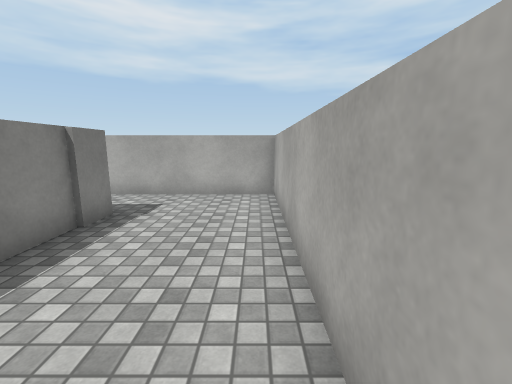
View 1 (above)

22 first-person views from a walk through a scene from a Unity 3-D project. The camera is 1.5 m above the floor, tilts 10° down and sees 90° across. The floor is counted in squares, 1 m on a side. Each view is taken from the middle of a square. On the plan, view 1 faces up. The plan holds only what a view shows up to about 13 squares ahead; the rest is blank. The place goes on beyond the plan. Surface patterns are stand-ins for the level's own textures.

View 2
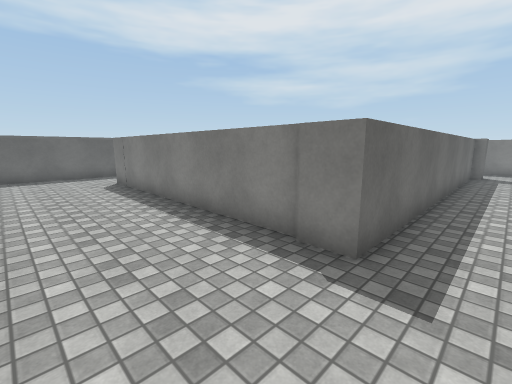

View 3
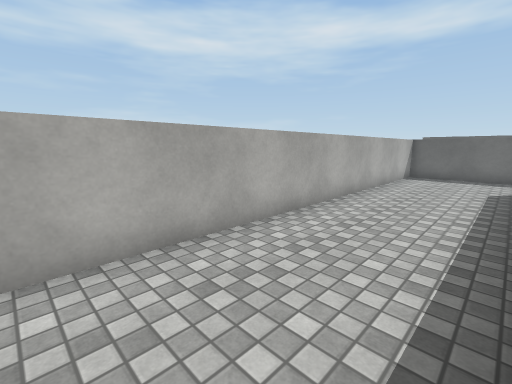

View 4
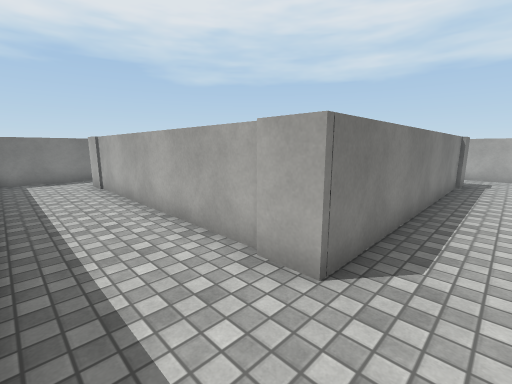

View 5
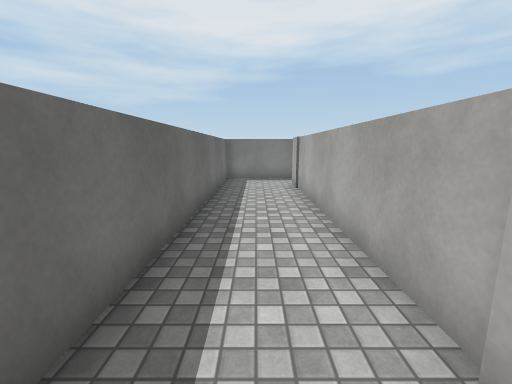

View 6
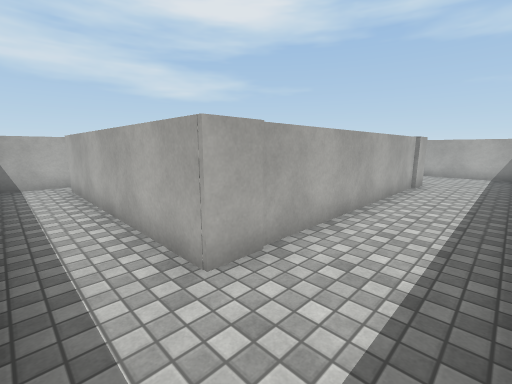

View 7
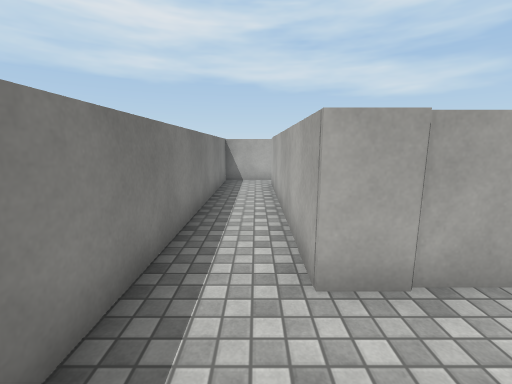

View 8
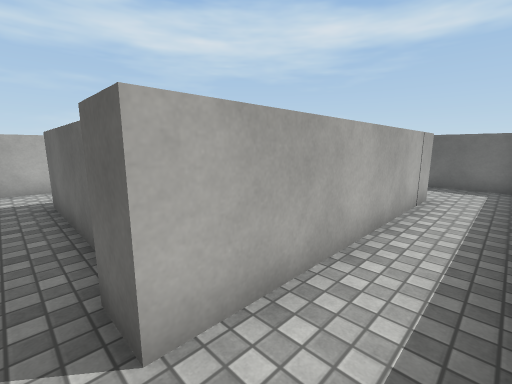

View 9
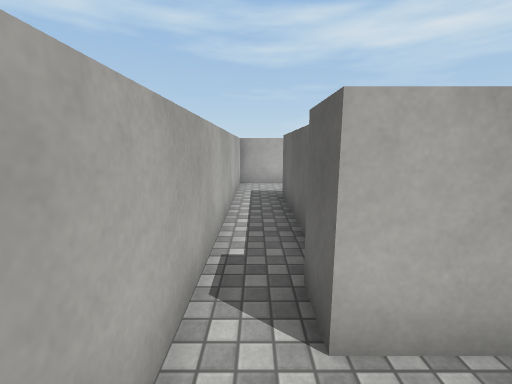

View 10
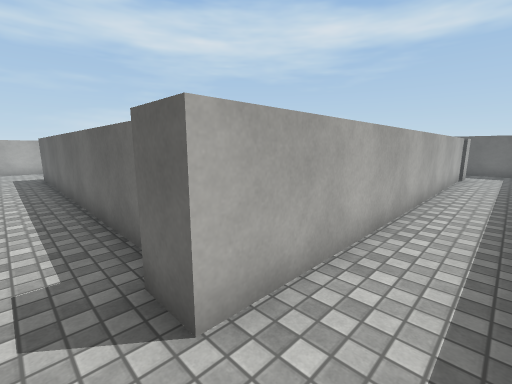

View 11
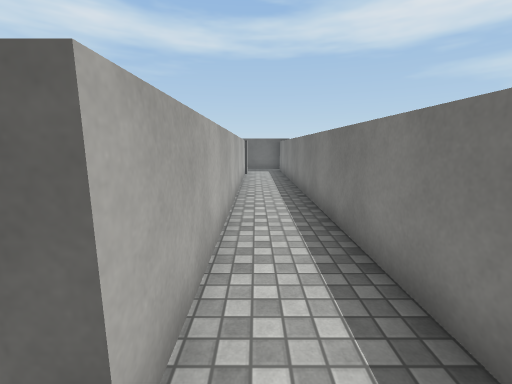

View 12
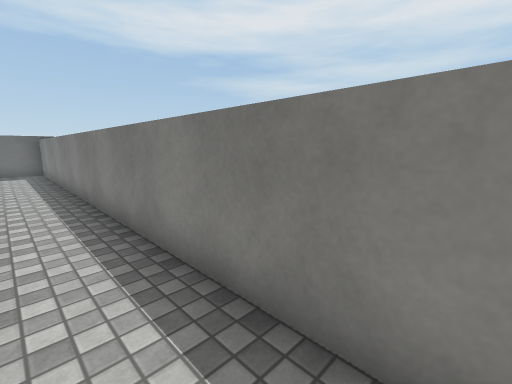

View 13
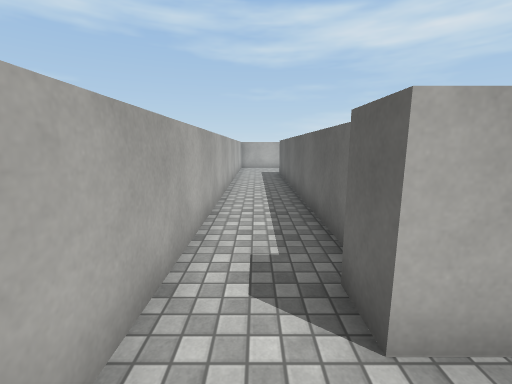

View 14
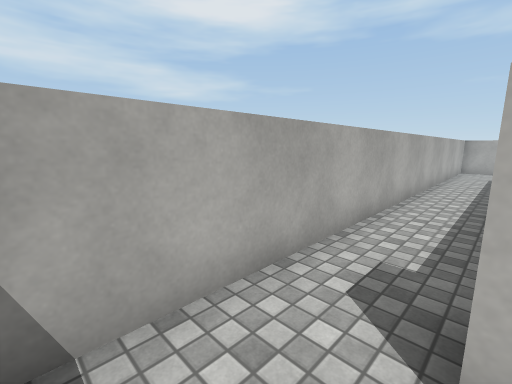

View 15
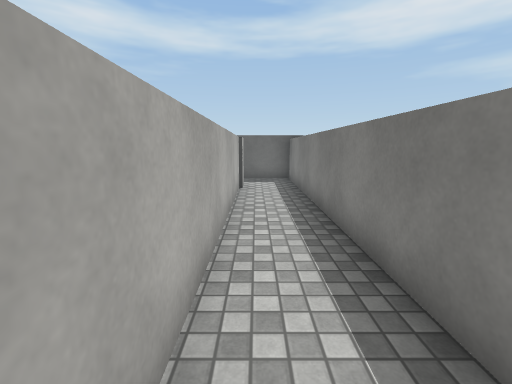

View 16
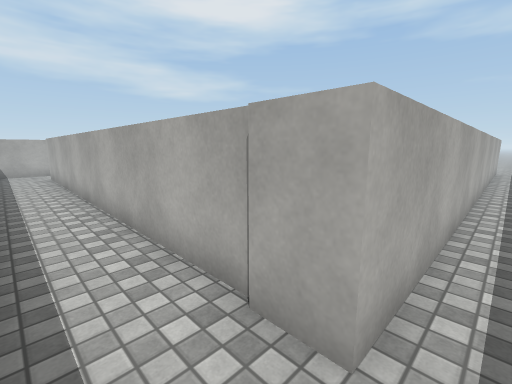

View 17
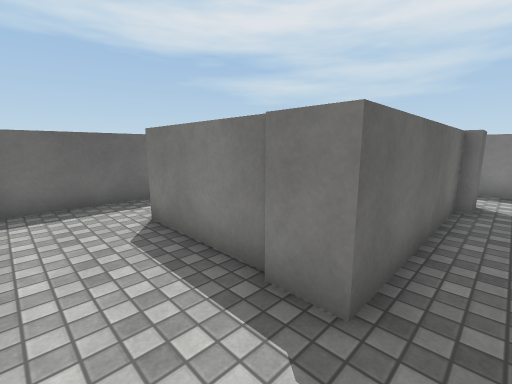

View 18
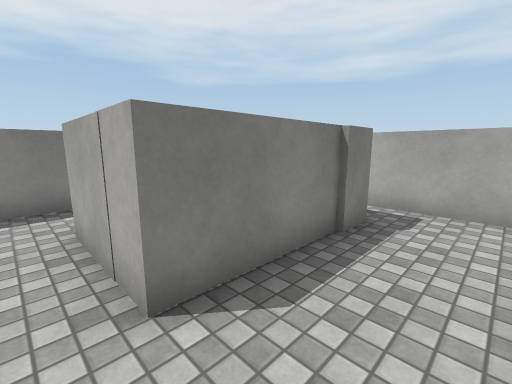

View 19
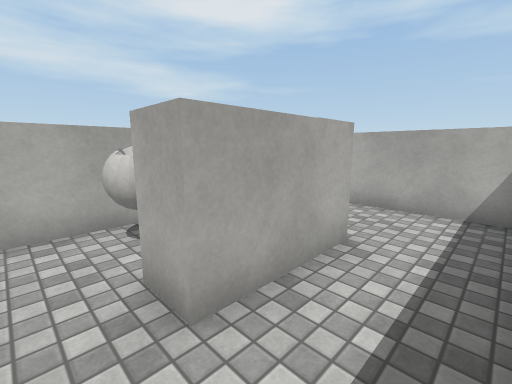

View 20
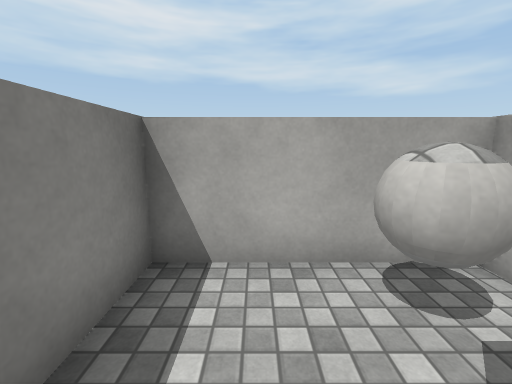

View 21
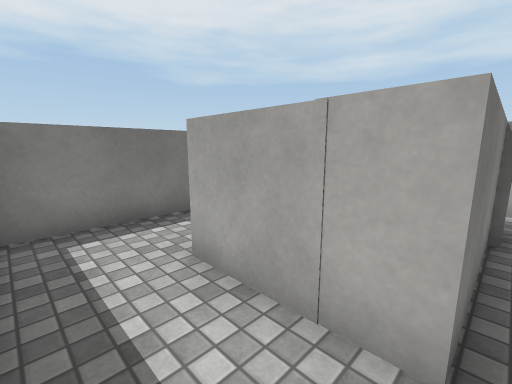

View 22
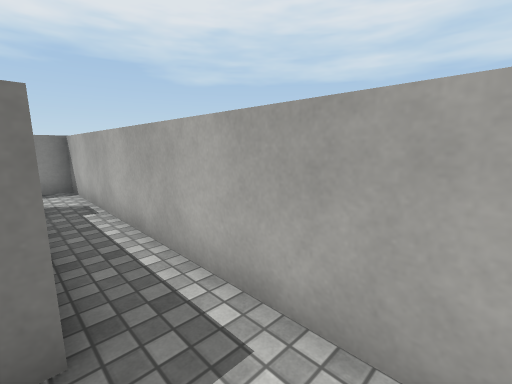

### Floor plan
Ten units are one square. View 1 is at (0, 0); x grows to the right and y downward. Boxes are objects, and circles mark ways between rooms. Rooms are numbered by the first view taken in them; rooms with no view inside come last. Other rooms are left out.
<svg viewBox="-191 -85 202 191">
<path fill="none" stroke="#000" d="M-134 -47 -154 -47 -154 74 6 74 6 -80 -165 -80M-154 -57 -34 -57 -34 44 -134 44 -134 -35M-164 -61 -154 -61M-164 84 -164 -61M-186 -71 -186 101 -164 101M-165 -80 -182 -80M-71 -32 -71 12 -81 12M-44 -29 -44 -48M-48 -47 -134 -47M-44 31 -44 -1M-81 34 -49 34M-124 -32 -69 -32M-134 -35 -122 -35M-81 -22 -124 -22 -124 31"/>
<rect x="-105" y="-5" width="20" height="20" fill="#bbb"><title>block</title></rect>
<rect x="-105" y="-15" width="20" height="10" fill="#bbb"><title>ball</title></rect>
<circle cx="-160" cy="-70" r="3" fill="#2a7"/>
<circle cx="-140" cy="-40" r="3" fill="#2a7"/>
<circle cx="-75" cy="25" r="3" fill="#2a7"/>
<text x="-30" y="10">1</text>
<text x="-180" y="10">2</text>
<text x="-60" y="-10">3</text>
<text x="-100" y="10">4</text>
</svg>
Room 1 opens to room 2. Room 1 opens to room 3. Room 3 opens to room 4.

Where each view was taken, in squares from view 1:
view 1: 0 up, 0 right, facing up
view 2: 7 up, 0 right, facing down-left
view 3: 7 up, 3 left, facing down-right
view 4: 7 down, 2 left, facing up-left
view 5: 6 down, 3 left, facing left
view 6: 7 down, 15 left, facing up-right
view 7: 7 down, 14 left, facing up
view 8: 4 up, 15 left, facing down-right
view 9: 4 up, 15 left, facing right
view 10: 7 up, 18 left, facing down-right
view 11: 7 up, 17 left, facing down
view 12: 7 up, 17 left, facing down-left
view 13: 7 up, 18 left, facing right
view 14: 6 up, 18 left, facing up-right
view 15: 2 up, 17 left, facing down
view 16: 9 down, 18 left, facing up-right
view 17: 4 up, 5 left, facing down-left
view 18: 2 down, 5 left, facing up-left
view 19: 3 down, 11 left, facing up-right
view 20: 1 down, 11 left, facing up
view 21: 3 down, 7 left, facing up-left
view 22: 3 up, 5 left, facing up-left
